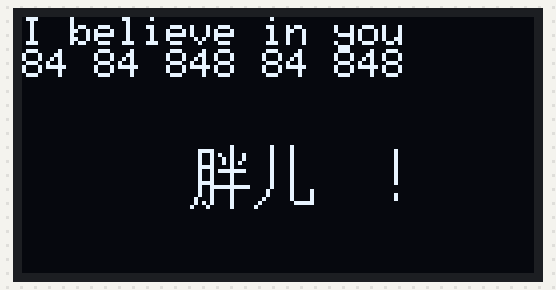
Recording of a sketch running on a simulated Arduino Uno, built with avr-gcc and run on an emulated ATmega328P. Shown: 128×64 one-colour display.

Above: at 0.1 s.

The sketch:

oled.ino
```cpp
#include <SPI.h>
#include <Wire.h>
#include <Adafruit_GFX.h>
#include <Adafruit_SSD1306.h>
#define OLED_RESET 4
Adafruit_SSD1306 display(OLED_RESET);
#define LOGO16_GLCD_HEIGHT 16 //定义显示高度
#define LOGO16_GLCD_WIDTH  16 //定义显示宽度

static const unsigned char PROGMEM str_1[] =
{
0x01,0x00,0x02,0x00,0x04,0x00,0x3F,0xF8,0x20,0x08,0x20,0x08,0x20,0x08,0x20,0x08,
0x3F,0xF8,0x20,0x08,0x20,0x08,0x20,0x08,0x20,0x08,0x20,0x08,0x3F,0xF8,0x20,0x08
  };//白

static const unsigned char PROGMEM str_2[] =
{
0x00,0x20,0x3C,0x20,0x25,0x24,0x24,0xA4,0x24,0xA8,0x3C,0x20,0x25,0xFC,0x24,0x20,
0x24,0x20,0x3C,0x20,0x27,0xFE,0x24,0x20,0x24,0x20,0x44,0x20,0x54,0x20,0x88,0x20
  };  //胖

static const unsigned char PROGMEM str_3[] =
{
0x08,0x40,0x08,0x40,0x08,0x40,0x08,0x40,0x08,0x40,0x08,0x40,0x08,0x40,0x08,0x40,
0x08,0x40,0x08,0x40,0x08,0x40,0x10,0x42,0x10,0x42,0x20,0x42,0x40,0x3E,0x80,0x00
  }; //武

static const unsigned char PROGMEM str_4[] =
{
0x00,0x00,0x10,0x00,0x10,0x00,0x10,0x00,0x10,0x00,0x10,0x00,0x10,0x00,0x10,0x00,
0x10,0x00,0x10,0x00,0x00,0x00,0x00,0x00,0x10,0x00,0x10,0x00,0x00,0x00,0x00,0x00
  };  //!

static const unsigned char PROGMEM str_5[] =
{
0x00,0x00,0x10,0x00,0x10,0x00,0x10,0x00,0x10,0x00,0x10,0x00,0x10,0x00,0x10,0x00,
0x10,0x00,0x10,0x00,0x00,0x00,0x00,0x00,0x10,0x00,0x10,0x00,0x00,0x00,0x00,0x00
  };  //!

#if (SSD1306_LCDHEIGHT != 64)
#error("Height incorrect, please fix Adafruit_SSD1306.h!");
#endif

void setup()   {
  Serial.begin(9600);

  // by default, we'll generate the high voltage from the 3.3v line internally! (neat!)
  display.begin(SSD1306_SWITCHCAPVCC, 0x3C);  // initialize with the I2C addr 0x3D (for the 128x64)
  // init done
  display.clearDisplay();

  //英文字符显示
  display.setTextSize(1);             //设置字体大小
  display.setTextColor(WHITE);        //设置字体颜色白色
  display.setCursor(0,0);             //设置字体的起始位置
  display.println("I believe in you");//输出字符并换行

  display.setTextColor(BLACK, WHITE); //设置字体黑色，字体背景白色
  //display.println("1998");          //输出数字并换行

  display.setTextSize(1);             //设置字体大小
  display.setTextColor(WHITE);        //设置字体白色
  display.print("84 84 848 84 848");                //输出字符
  //display.display();                  //显示以上

  //中文字符显示
  //display.drawBitmap(26, 32, str_1, 16, 16, 1); //在坐标X:26  Y:16的位置显示中文字符中
  display.drawBitmap(42, 32, str_2, 16, 16, 1); //在坐标X:42  Y:16的位置显示中文字符贝
  display.drawBitmap(58, 32, str_3, 16, 16, 1);
  //display.drawBitmap(74, 32, str_4, 16, 16, 1);
  display.drawBitmap(90, 32, str_5, 16, 16, 1);
  display.display();                  //把缓存的都显示
}
void loop() {
}
```
